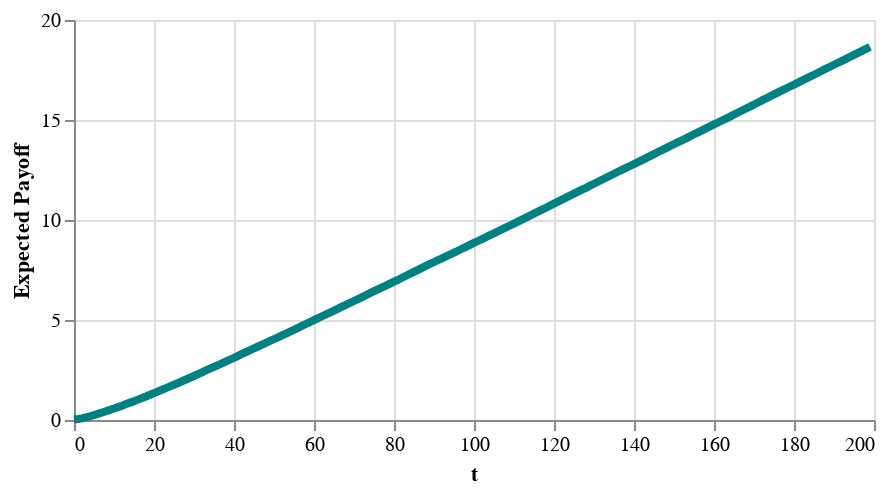

Here is the notebook cell this chart was saved with:
### Code cell
alt.Chart(performance_df).mark_line(color='teal', strokeWidth=4).encode(x='t', y=alt.Y('mean_payoff', title='Expected Payoff')).properties(width=400, height=200)

### Figure 1 — Vega-Lite specification as saved in the notebook (floating-point values rounded to 4 significant figures; data arrays with more than 128 entries replaced by an {"elided": "..."} marker saying what was removed)
{"config": {"view": {"continuousWidth": 300, "continuousHeight": 300}}, "data": {"name": "data-059f833b11a33b5bf97ba0d253e19e95"}, "mark": {"type": "line", "color": "teal", "strokeWidth": 4}, "encoding": {"x": {"field": "t", "type": "quantitative"}, "y": {"field": "mean_payoff", "title": "Expected Payoff", "type": "quantitative"}}, "height": 200, "width": 400, "$schema": "https://vega.github.io/schema/vega-lite/v5.8.0.json", "datasets": {"data-059f833b11a33b5bf97ba0d253e19e95": {"elided": "200 records"}}}
